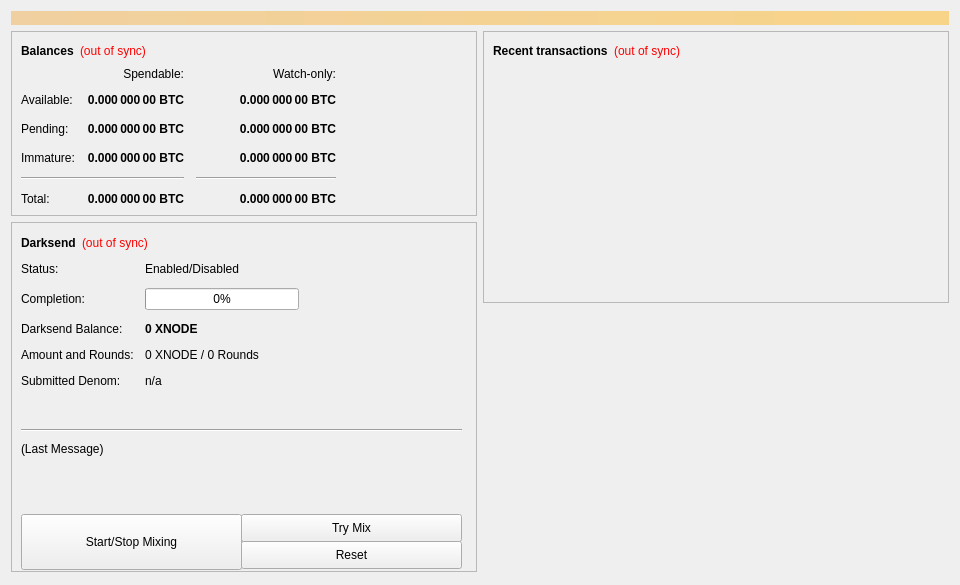
<?xml version="1.0" encoding="UTF-8"?>
<ui version="4.0">
 <class>OverviewPage</class>
 <widget class="QWidget" name="OverviewPage">
  <property name="geometry">
   <rect>
    <x>0</x>
    <y>0</y>
    <width>960</width>
    <height>585</height>
   </rect>
  </property>
  <property name="minimumSize">
   <size>
    <width>960</width>
    <height>0</height>
   </size>
  </property>
  <property name="windowTitle">
   <string>Form</string>
  </property>
  <layout class="QVBoxLayout" name="topLayout">
   <item>
    <widget class="QLabel" name="labelAlerts">
     <property name="visible">
      <bool>false</bool>
     </property>
     <property name="styleSheet">
      <string notr="true">background-color: qlineargradient(x1: 0, y1: 0, x2: 1, y2: 0, stop:0 #F0D0A0, stop:1 #F8D488); color:#000000;</string>
     </property>
     <property name="wordWrap">
      <bool>true</bool>
     </property>
     <property name="margin">
      <number>3</number>
     </property>
    </widget>
   </item>
   <item>
    <layout class="QHBoxLayout" name="horizontalLayout" stretch="1,1">
     <item>
      <layout class="QVBoxLayout" name="verticalLayout_2">
       <item>
        <widget class="QFrame" name="frame">
         <property name="frameShape">
          <enum>QFrame::StyledPanel</enum>
         </property>
         <property name="frameShadow">
          <enum>QFrame::Raised</enum>
         </property>
         <layout class="QVBoxLayout" name="verticalLayout_4">
          <item>
           <layout class="QHBoxLayout" name="horizontalLayout_4">
            <item>
             <widget class="QLabel" name="label_5">
              <property name="font">
               <font>
                <weight>75</weight>
                <bold>true</bold>
               </font>
              </property>
              <property name="text">
               <string>Balances</string>
              </property>
             </widget>
            </item>
            <item>
             <widget class="QLabel" name="labelWalletStatus">
              <property name="cursor">
               <cursorShape>WhatsThisCursor</cursorShape>
              </property>
              <property name="toolTip">
               <string>The displayed information may be out of date. Your wallet automatically synchronizes with the BitNodesPro network after a connection is established, but this process has not completed yet.</string>
              </property>
              <property name="styleSheet">
               <string notr="true">QLabel { color: red; }</string>
              </property>
              <property name="text">
               <string notr="true">(out of sync)</string>
              </property>
              <property name="alignment">
               <set>Qt::AlignLeading|Qt::AlignLeft|Qt::AlignVCenter</set>
              </property>
             </widget>
            </item>
            <item>
             <spacer name="horizontalSpacer_3">
              <property name="orientation">
               <enum>Qt::Horizontal</enum>
              </property>
              <property name="sizeHint" stdset="0">
               <size>
                <width>40</width>
                <height>20</height>
               </size>
              </property>
             </spacer>
            </item>
           </layout>
          </item>
          <item>
           <layout class="QGridLayout" name="gridLayout">
            <property name="spacing">
             <number>12</number>
            </property>
            <item row="2" column="2">
             <widget class="QLabel" name="labelWatchPending">
              <property name="font">
               <font>
                <weight>75</weight>
                <bold>true</bold>
               </font>
              </property>
              <property name="cursor">
               <cursorShape>IBeamCursor</cursorShape>
              </property>
              <property name="toolTip">
               <string>Unconfirmed transactions to watch-only addresses</string>
              </property>
              <property name="text">
               <string notr="true">0.000 000 00 BTC</string>
              </property>
              <property name="alignment">
               <set>Qt::AlignRight|Qt::AlignTrailing|Qt::AlignVCenter</set>
              </property>
              <property name="textInteractionFlags">
               <set>Qt::LinksAccessibleByMouse|Qt::TextSelectableByKeyboard|Qt::TextSelectableByMouse</set>
              </property>
             </widget>
            </item>
            <item row="2" column="1">
             <widget class="QLabel" name="labelUnconfirmed">
              <property name="font">
               <font>
                <weight>75</weight>
                <bold>true</bold>
               </font>
              </property>
              <property name="cursor">
               <cursorShape>IBeamCursor</cursorShape>
              </property>
              <property name="toolTip">
               <string>Total of transactions that have yet to be confirmed, and do not yet count toward the spendable balance</string>
              </property>
              <property name="text">
               <string notr="true">0.000 000 00 BTC</string>
              </property>
              <property name="alignment">
               <set>Qt::AlignRight|Qt::AlignTrailing|Qt::AlignVCenter</set>
              </property>
              <property name="textInteractionFlags">
               <set>Qt::LinksAccessibleByMouse|Qt::TextSelectableByKeyboard|Qt::TextSelectableByMouse</set>
              </property>
             </widget>
            </item>
            <item row="3" column="2">
             <widget class="QLabel" name="labelWatchImmature">
              <property name="font">
               <font>
                <weight>75</weight>
                <bold>true</bold>
               </font>
              </property>
              <property name="cursor">
               <cursorShape>IBeamCursor</cursorShape>
              </property>
              <property name="toolTip">
               <string>Mined balance in watch-only addresses that has not yet matured</string>
              </property>
              <property name="text">
               <string notr="true">0.000 000 00 BTC</string>
              </property>
              <property name="alignment">
               <set>Qt::AlignRight|Qt::AlignTrailing|Qt::AlignVCenter</set>
              </property>
              <property name="textInteractionFlags">
               <set>Qt::LinksAccessibleByMouse|Qt::TextSelectableByKeyboard|Qt::TextSelectableByMouse</set>
              </property>
             </widget>
            </item>
            <item row="4" column="0" colspan="2">
             <widget class="Line" name="lineSpendableBalance">
              <property name="orientation">
               <enum>Qt::Horizontal</enum>
              </property>
             </widget>
            </item>
            <item row="4" column="2">
             <widget class="Line" name="lineWatchBalance">
              <property name="sizePolicy">
               <sizepolicy hsizetype="Preferred" vsizetype="Fixed">
                <horstretch>0</horstretch>
                <verstretch>0</verstretch>
               </sizepolicy>
              </property>
              <property name="minimumSize">
               <size>
                <width>140</width>
                <height>0</height>
               </size>
              </property>
              <property name="orientation">
               <enum>Qt::Horizontal</enum>
              </property>
             </widget>
            </item>
            <item row="5" column="0">
             <widget class="QLabel" name="labelTotalText">
              <property name="text">
               <string>Total:</string>
              </property>
             </widget>
            </item>
            <item row="3" column="1">
             <widget class="QLabel" name="labelImmature">
              <property name="font">
               <font>
                <weight>75</weight>
                <bold>true</bold>
               </font>
              </property>
              <property name="cursor">
               <cursorShape>IBeamCursor</cursorShape>
              </property>
              <property name="toolTip">
               <string>Mined balance that has not yet matured</string>
              </property>
              <property name="text">
               <string notr="true">0.000 000 00 BTC</string>
              </property>
              <property name="alignment">
               <set>Qt::AlignRight|Qt::AlignTrailing|Qt::AlignVCenter</set>
              </property>
              <property name="textInteractionFlags">
               <set>Qt::LinksAccessibleByMouse|Qt::TextSelectableByKeyboard|Qt::TextSelectableByMouse</set>
              </property>
             </widget>
            </item>
            <item row="2" column="3">
             <spacer name="horizontalSpacer_2">
              <property name="orientation">
               <enum>Qt::Horizontal</enum>
              </property>
              <property name="sizeHint" stdset="0">
               <size>
                <width>40</width>
                <height>20</height>
               </size>
              </property>
             </spacer>
            </item>
            <item row="3" column="0">
             <widget class="QLabel" name="labelImmatureText">
              <property name="text">
               <string>Immature:</string>
              </property>
             </widget>
            </item>
            <item row="5" column="1">
             <widget class="QLabel" name="labelTotal">
              <property name="font">
               <font>
                <weight>75</weight>
                <bold>true</bold>
               </font>
              </property>
              <property name="cursor">
               <cursorShape>IBeamCursor</cursorShape>
              </property>
              <property name="toolTip">
               <string>Your current total balance</string>
              </property>
              <property name="text">
               <string notr="true">0.000 000 00 BTC</string>
              </property>
              <property name="alignment">
               <set>Qt::AlignRight|Qt::AlignTrailing|Qt::AlignVCenter</set>
              </property>
              <property name="textInteractionFlags">
               <set>Qt::LinksAccessibleByMouse|Qt::TextSelectableByKeyboard|Qt::TextSelectableByMouse</set>
              </property>
             </widget>
            </item>
            <item row="5" column="2">
             <widget class="QLabel" name="labelWatchTotal">
              <property name="font">
               <font>
                <weight>75</weight>
                <bold>true</bold>
               </font>
              </property>
              <property name="cursor">
               <cursorShape>IBeamCursor</cursorShape>
              </property>
              <property name="toolTip">
               <string>Current total balance in watch-only addresses</string>
              </property>
              <property name="text">
               <string notr="true">0.000 000 00 BTC</string>
              </property>
              <property name="alignment">
               <set>Qt::AlignRight|Qt::AlignTrailing|Qt::AlignVCenter</set>
              </property>
              <property name="textInteractionFlags">
               <set>Qt::LinksAccessibleByMouse|Qt::TextSelectableByKeyboard|Qt::TextSelectableByMouse</set>
              </property>
             </widget>
            </item>
            <item row="0" column="2">
             <widget class="QLabel" name="labelWatchonly">
              <property name="text">
               <string>Watch-only:</string>
              </property>
              <property name="alignment">
               <set>Qt::AlignRight|Qt::AlignTrailing|Qt::AlignVCenter</set>
              </property>
             </widget>
            </item>
            <item row="1" column="0">
             <widget class="QLabel" name="labelBalanceText">
              <property name="text">
               <string>Available:</string>
              </property>
             </widget>
            </item>
            <item row="1" column="1">
             <widget class="QLabel" name="labelBalance">
              <property name="font">
               <font>
                <weight>75</weight>
                <bold>true</bold>
               </font>
              </property>
              <property name="cursor">
               <cursorShape>IBeamCursor</cursorShape>
              </property>
              <property name="toolTip">
               <string>Your current spendable balance</string>
              </property>
              <property name="text">
               <string notr="true">0.000 000 00 BTC</string>
              </property>
              <property name="alignment">
               <set>Qt::AlignRight|Qt::AlignTrailing|Qt::AlignVCenter</set>
              </property>
              <property name="textInteractionFlags">
               <set>Qt::LinksAccessibleByMouse|Qt::TextSelectableByKeyboard|Qt::TextSelectableByMouse</set>
              </property>
             </widget>
            </item>
            <item row="1" column="2">
             <widget class="QLabel" name="labelWatchAvailable">
              <property name="font">
               <font>
                <weight>75</weight>
                <bold>true</bold>
               </font>
              </property>
              <property name="cursor">
               <cursorShape>IBeamCursor</cursorShape>
              </property>
              <property name="toolTip">
               <string>Your current balance in watch-only addresses</string>
              </property>
              <property name="text">
               <string notr="true">0.000 000 00 BTC</string>
              </property>
              <property name="alignment">
               <set>Qt::AlignRight|Qt::AlignTrailing|Qt::AlignVCenter</set>
              </property>
              <property name="textInteractionFlags">
               <set>Qt::LinksAccessibleByMouse|Qt::TextSelectableByKeyboard|Qt::TextSelectableByMouse</set>
              </property>
             </widget>
            </item>
            <item row="2" column="0">
             <widget class="QLabel" name="labelPendingText">
              <property name="text">
               <string>Pending:</string>
              </property>
             </widget>
            </item>
            <item row="0" column="1">
             <widget class="QLabel" name="labelSpendable">
              <property name="text">
               <string>Spendable:</string>
              </property>
              <property name="alignment">
               <set>Qt::AlignRight|Qt::AlignTrailing|Qt::AlignVCenter</set>
              </property>
             </widget>
            </item>
           </layout>
          </item>
         </layout>
        </widget>
       </item>
       <item>
        <widget class="QFrame" name="frameDarksend">
         <property name="minimumSize">
          <size>
           <width>0</width>
           <height>350</height>
          </size>
         </property>
         <property name="layoutDirection">
          <enum>Qt::LeftToRight</enum>
         </property>
         <property name="frameShape">
          <enum>QFrame::StyledPanel</enum>
         </property>
         <property name="frameShadow">
          <enum>QFrame::Raised</enum>
         </property>
         <widget class="QWidget" name="formLayoutWidget">
          <property name="geometry">
           <rect>
            <x>10</x>
            <y>40</y>
            <width>451</width>
            <height>161</height>
           </rect>
          </property>
          <layout class="QFormLayout" name="formLayout">
           <property name="fieldGrowthPolicy">
            <enum>QFormLayout::AllNonFixedFieldsGrow</enum>
           </property>
           <property name="horizontalSpacing">
            <number>11</number>
           </property>
           <property name="verticalSpacing">
            <number>12</number>
           </property>
           <item row="0" column="0">
            <widget class="QLabel" name="label_6">
             <property name="text">
              <string>Status:</string>
             </property>
            </widget>
           </item>
           <item row="1" column="0">
            <widget class="QLabel" name="label_7">
             <property name="text">
              <string>Completion:</string>
             </property>
            </widget>
           </item>
           <item row="1" column="1">
            <widget class="QProgressBar" name="darksendProgress">
             <property name="maximumSize">
              <size>
               <width>154</width>
               <height>16777215</height>
              </size>
             </property>
             <property name="value">
              <number>0</number>
             </property>
            </widget>
           </item>
           <item row="2" column="0">
            <widget class="QLabel" name="labelAnonymizedText">
             <property name="text">
              <string>Darksend Balance:</string>
             </property>
            </widget>
           </item>
           <item row="2" column="1">
            <widget class="QLabel" name="labelAnonymized">
             <property name="font">
              <font>
               <weight>75</weight>
               <bold>true</bold>
              </font>
             </property>
             <property name="text">
              <string notr="true">0 XNODE</string>
             </property>
            </widget>
           </item>
           <item row="3" column="0">
            <widget class="QLabel" name="label_8">
             <property name="text">
              <string>Amount and Rounds:</string>
             </property>
            </widget>
           </item>
           <item row="3" column="1">
            <widget class="QLabel" name="labelAmountRounds">
             <property name="text">
              <string>0 XNODE / 0 Rounds</string>
             </property>
            </widget>
           </item>
           <item row="4" column="0">
            <widget class="QLabel" name="label_9">
             <property name="text">
              <string>Submitted Denom:</string>
             </property>
            </widget>
           </item>
           <item row="4" column="1">
            <widget class="QLabel" name="labelSubmittedDenom">
             <property name="toolTip">
              <string>The denominations you submitted to the Masternode.&lt;br&gt;To mix, other users must submit the exact same denominations.</string>
             </property>
             <property name="text">
              <string>n/a</string>
             </property>
            </widget>
           </item>
           <item row="0" column="1">
            <widget class="QLabel" name="darksendEnabled">
             <property name="text">
              <string>Enabled/Disabled</string>
             </property>
            </widget>
           </item>
          </layout>
         </widget>
         <widget class="QPushButton" name="runAutoDenom">
          <property name="geometry">
           <rect>
            <x>251</x>
            <y>17</y>
            <width>1</width>
            <height>1</height>
           </rect>
          </property>
          <property name="palette">
           <palette>
            <active>
             <colorrole role="WindowText">
              <brush brushstyle="SolidPattern">
               <color alpha="255">
                <red>0</red>
                <green>0</green>
                <blue>0</blue>
               </color>
              </brush>
             </colorrole>
             <colorrole role="Button">
              <brush brushstyle="SolidPattern">
               <color alpha="255">
                <red>239</red>
                <green>238</green>
                <blue>238</blue>
               </color>
              </brush>
             </colorrole>
             <colorrole role="Light">
              <brush brushstyle="SolidPattern">
               <color alpha="255">
                <red>255</red>
                <green>255</green>
                <blue>255</blue>
               </color>
              </brush>
             </colorrole>
             <colorrole role="Midlight">
              <brush brushstyle="SolidPattern">
               <color alpha="255">
                <red>247</red>
                <green>246</green>
                <blue>246</blue>
               </color>
              </brush>
             </colorrole>
             <colorrole role="Dark">
              <brush brushstyle="SolidPattern">
               <color alpha="255">
                <red>119</red>
                <green>119</green>
                <blue>119</blue>
               </color>
              </brush>
             </colorrole>
             <colorrole role="Mid">
              <brush brushstyle="SolidPattern">
               <color alpha="255">
                <red>159</red>
                <green>159</green>
                <blue>159</blue>
               </color>
              </brush>
             </colorrole>
             <colorrole role="Text">
              <brush brushstyle="SolidPattern">
               <color alpha="255">
                <red>0</red>
                <green>0</green>
                <blue>0</blue>
               </color>
              </brush>
             </colorrole>
             <colorrole role="BrightText">
              <brush brushstyle="SolidPattern">
               <color alpha="255">
                <red>255</red>
                <green>255</green>
                <blue>255</blue>
               </color>
              </brush>
             </colorrole>
             <colorrole role="ButtonText">
              <brush brushstyle="SolidPattern">
               <color alpha="255">
                <red>0</red>
                <green>0</green>
                <blue>0</blue>
               </color>
              </brush>
             </colorrole>
             <colorrole role="Base">
              <brush brushstyle="SolidPattern">
               <color alpha="255">
                <red>255</red>
                <green>255</green>
                <blue>255</blue>
               </color>
              </brush>
             </colorrole>
             <colorrole role="Window">
              <brush brushstyle="SolidPattern">
               <color alpha="255">
                <red>239</red>
                <green>238</green>
                <blue>238</blue>
               </color>
              </brush>
             </colorrole>
             <colorrole role="Shadow">
              <brush brushstyle="SolidPattern">
               <color alpha="255">
                <red>0</red>
                <green>0</green>
                <blue>0</blue>
               </color>
              </brush>
             </colorrole>
             <colorrole role="AlternateBase">
              <brush brushstyle="SolidPattern">
               <color alpha="255">
                <red>247</red>
                <green>246</green>
                <blue>246</blue>
               </color>
              </brush>
             </colorrole>
             <colorrole role="ToolTipBase">
              <brush brushstyle="SolidPattern">
               <color alpha="255">
                <red>255</red>
                <green>255</green>
                <blue>220</blue>
               </color>
              </brush>
             </colorrole>
             <colorrole role="ToolTipText">
              <brush brushstyle="SolidPattern">
               <color alpha="255">
                <red>0</red>
                <green>0</green>
                <blue>0</blue>
               </color>
              </brush>
             </colorrole>
            </active>
            <inactive>
             <colorrole role="WindowText">
              <brush brushstyle="SolidPattern">
               <color alpha="255">
                <red>0</red>
                <green>0</green>
                <blue>0</blue>
               </color>
              </brush>
             </colorrole>
             <colorrole role="Button">
              <brush brushstyle="SolidPattern">
               <color alpha="255">
                <red>239</red>
                <green>238</green>
                <blue>238</blue>
               </color>
              </brush>
             </colorrole>
             <colorrole role="Light">
              <brush brushstyle="SolidPattern">
               <color alpha="255">
                <red>255</red>
                <green>255</green>
                <blue>255</blue>
               </color>
              </brush>
             </colorrole>
             <colorrole role="Midlight">
              <brush brushstyle="SolidPattern">
               <color alpha="255">
                <red>247</red>
                <green>246</green>
                <blue>246</blue>
               </color>
              </brush>
             </colorrole>
             <colorrole role="Dark">
              <brush brushstyle="SolidPattern">
               <color alpha="255">
                <red>119</red>
                <green>119</green>
                <blue>119</blue>
               </color>
              </brush>
             </colorrole>
             <colorrole role="Mid">
              <brush brushstyle="SolidPattern">
               <color alpha="255">
                <red>159</red>
                <green>159</green>
                <blue>159</blue>
               </color>
              </brush>
             </colorrole>
             <colorrole role="Text">
              <brush brushstyle="SolidPattern">
               <color alpha="255">
                <red>0</red>
                <green>0</green>
                <blue>0</blue>
               </color>
              </brush>
             </colorrole>
             <colorrole role="BrightText">
              <brush brushstyle="SolidPattern">
               <color alpha="255">
                <red>255</red>
                <green>255</green>
                <blue>255</blue>
               </color>
              </brush>
             </colorrole>
             <colorrole role="ButtonText">
              <brush brushstyle="SolidPattern">
               <color alpha="255">
                <red>0</red>
                <green>0</green>
                <blue>0</blue>
               </color>
              </brush>
             </colorrole>
             <colorrole role="Base">
              <brush brushstyle="SolidPattern">
               <color alpha="255">
                <red>255</red>
                <green>255</green>
                <blue>255</blue>
               </color>
              </brush>
             </colorrole>
             <colorrole role="Window">
              <brush brushstyle="SolidPattern">
               <color alpha="255">
                <red>239</red>
                <green>238</green>
                <blue>238</blue>
               </color>
              </brush>
             </colorrole>
             <colorrole role="Shadow">
              <brush brushstyle="SolidPattern">
               <color alpha="255">
                <red>0</red>
                <green>0</green>
                <blue>0</blue>
               </color>
              </brush>
             </colorrole>
             <colorrole role="AlternateBase">
              <brush brushstyle="SolidPattern">
               <color alpha="255">
                <red>247</red>
                <green>246</green>
                <blue>246</blue>
               </color>
              </brush>
             </colorrole>
             <colorrole role="ToolTipBase">
              <brush brushstyle="SolidPattern">
               <color alpha="255">
                <red>255</red>
                <green>255</green>
                <blue>220</blue>
               </color>
              </brush>
             </colorrole>
             <colorrole role="ToolTipText">
              <brush brushstyle="SolidPattern">
               <color alpha="255">
                <red>0</red>
                <green>0</green>
                <blue>0</blue>
               </color>
              </brush>
             </colorrole>
            </inactive>
            <disabled>
             <colorrole role="WindowText">
              <brush brushstyle="SolidPattern">
               <color alpha="255">
                <red>119</red>
                <green>119</green>
                <blue>119</blue>
               </color>
              </brush>
             </colorrole>
             <colorrole role="Button">
              <brush brushstyle="SolidPattern">
               <color alpha="255">
                <red>239</red>
                <green>238</green>
                <blue>238</blue>
               </color>
              </brush>
             </colorrole>
             <colorrole role="Light">
              <brush brushstyle="SolidPattern">
               <color alpha="255">
                <red>255</red>
                <green>255</green>
                <blue>255</blue>
               </color>
              </brush>
             </colorrole>
             <colorrole role="Midlight">
              <brush brushstyle="SolidPattern">
               <color alpha="255">
                <red>247</red>
                <green>246</green>
                <blue>246</blue>
               </color>
              </brush>
             </colorrole>
             <colorrole role="Dark">
              <brush brushstyle="SolidPattern">
               <color alpha="255">
                <red>119</red>
                <green>119</green>
                <blue>119</blue>
               </color>
              </brush>
             </colorrole>
             <colorrole role="Mid">
              <brush brushstyle="SolidPattern">
               <color alpha="255">
                <red>159</red>
                <green>159</green>
                <blue>159</blue>
               </color>
              </brush>
             </colorrole>
             <colorrole role="Text">
              <brush brushstyle="SolidPattern">
               <color alpha="255">
                <red>119</red>
                <green>119</green>
                <blue>119</blue>
               </color>
              </brush>
             </colorrole>
             <colorrole role="BrightText">
              <brush brushstyle="SolidPattern">
               <color alpha="255">
                <red>255</red>
                <green>255</green>
                <blue>255</blue>
               </color>
              </brush>
             </colorrole>
             <colorrole role="ButtonText">
              <brush brushstyle="SolidPattern">
               <color alpha="255">
                <red>119</red>
                <green>119</green>
                <blue>119</blue>
               </color>
              </brush>
             </colorrole>
             <colorrole role="Base">
              <brush brushstyle="SolidPattern">
               <color alpha="255">
                <red>239</red>
                <green>238</green>
                <blue>238</blue>
               </color>
              </brush>
             </colorrole>
             <colorrole role="Window">
              <brush brushstyle="SolidPattern">
               <color alpha="255">
                <red>239</red>
                <green>238</green>
                <blue>238</blue>
               </color>
              </brush>
             </colorrole>
             <colorrole role="Shadow">
              <brush brushstyle="SolidPattern">
               <color alpha="255">
                <red>0</red>
                <green>0</green>
                <blue>0</blue>
               </color>
              </brush>
             </colorrole>
             <colorrole role="AlternateBase">
              <brush brushstyle="SolidPattern">
               <color alpha="255">
                <red>239</red>
                <green>238</green>
                <blue>238</blue>
               </color>
              </brush>
             </colorrole>
             <colorrole role="ToolTipBase">
              <brush brushstyle="SolidPattern">
               <color alpha="255">
                <red>255</red>
                <green>255</green>
                <blue>220</blue>
               </color>
              </brush>
             </colorrole>
             <colorrole role="ToolTipText">
              <brush brushstyle="SolidPattern">
               <color alpha="255">
                <red>0</red>
                <green>0</green>
                <blue>0</blue>
               </color>
              </brush>
             </colorrole>
            </disabled>
           </palette>
          </property>
          <property name="focusPolicy">
           <enum>Qt::NoFocus</enum>
          </property>
          <property name="autoFillBackground">
           <bool>true</bool>
          </property>
          <property name="text">
           <string/>
          </property>
          <property name="flat">
           <bool>true</bool>
          </property>
         </widget>
         <widget class="QPushButton" name="toggleDarksend">
          <property name="geometry">
           <rect>
            <x>10</x>
            <y>292</y>
            <width>221</width>
            <height>56</height>
           </rect>
          </property>
          <property name="sizePolicy">
           <sizepolicy hsizetype="MinimumExpanding" vsizetype="Fixed">
            <horstretch>0</horstretch>
            <verstretch>0</verstretch>
           </sizepolicy>
          </property>
          <property name="text">
           <string>Start/Stop Mixing</string>
          </property>
         </widget>
         <widget class="Line" name="lineLastMessage">
          <property name="geometry">
           <rect>
            <x>10</x>
            <y>200</y>
            <width>441</width>
            <height>16</height>
           </rect>
          </property>
          <property name="orientation">
           <enum>Qt::Horizontal</enum>
          </property>
         </widget>
         <widget class="QLabel" name="darksendStatus">
          <property name="geometry">
           <rect>
            <x>10</x>
            <y>220</y>
            <width>451</width>
            <height>61</height>
           </rect>
          </property>
          <property name="minimumSize">
           <size>
            <width>288</width>
            <height>43</height>
           </size>
          </property>
          <property name="text">
           <string>(Last Message)</string>
          </property>
          <property name="alignment">
           <set>Qt::AlignLeading|Qt::AlignLeft|Qt::AlignTop</set>
          </property>
          <property name="wordWrap">
           <bool>true</bool>
          </property>
         </widget>
         <widget class="QPushButton" name="darksendAuto">
          <property name="geometry">
           <rect>
            <x>230</x>
            <y>292</y>
            <width>221</width>
            <height>28</height>
           </rect>
          </property>
          <property name="sizePolicy">
           <sizepolicy hsizetype="MinimumExpanding" vsizetype="Fixed">
            <horstretch>0</horstretch>
            <verstretch>0</verstretch>
           </sizepolicy>
          </property>
          <property name="toolTip">
           <string>Try to manually submit a Darksend request.</string>
          </property>
          <property name="text">
           <string>Try Mix</string>
          </property>
         </widget>
         <widget class="QPushButton" name="darksendReset">
          <property name="geometry">
           <rect>
            <x>230</x>
            <y>319</y>
            <width>221</width>
            <height>28</height>
           </rect>
          </property>
          <property name="sizePolicy">
           <sizepolicy hsizetype="MinimumExpanding" vsizetype="Fixed">
            <horstretch>0</horstretch>
            <verstretch>0</verstretch>
           </sizepolicy>
          </property>
          <property name="toolTip">
           <string>Reset the current status of Darksend (can interrupt Darksend if it's in the process of Mixing, which can cost you money!)</string>
          </property>
          <property name="autoFillBackground">
           <bool>false</bool>
          </property>
          <property name="text">
           <string>Reset</string>
          </property>
         </widget>
         <widget class="QWidget" name="layoutWidget">
          <property name="geometry">
           <rect>
            <x>10</x>
            <y>10</y>
            <width>431</width>
            <height>22</height>
           </rect>
          </property>
          <layout class="QHBoxLayout" name="horizontalLayout_5">
           <item>
            <widget class="QLabel" name="label_2">
             <property name="font">
              <font>
               <weight>75</weight>
               <bold>true</bold>
              </font>
             </property>
             <property name="text">
              <string>Darksend</string>
             </property>
            </widget>
           </item>
           <item>
            <widget class="QLabel" name="labelDarksendSyncStatus">
             <property name="toolTip">
              <string>The displayed information may be out of date. Your wallet automatically synchronizes with the BitNodesPro network after a connection is established, but this process has not completed yet.</string>
             </property>
             <property name="styleSheet">
              <string notr="true">QLabel { color: red; }</string>
             </property>
             <property name="text">
              <string notr="true">(out of sync)</string>
             </property>
             <property name="alignment">
              <set>Qt::AlignLeading|Qt::AlignLeft|Qt::AlignVCenter</set>
             </property>
            </widget>
           </item>
           <item>
            <spacer name="horizontalSpacer_4">
             <property name="orientation">
              <enum>Qt::Horizontal</enum>
             </property>
             <property name="sizeHint" stdset="0">
              <size>
               <width>40</width>
               <height>20</height>
              </size>
             </property>
            </spacer>
           </item>
          </layout>
         </widget>
        </widget>
       </item>
       <item>
        <spacer name="verticalSpacer">
         <property name="orientation">
          <enum>Qt::Vertical</enum>
         </property>
         <property name="sizeHint" stdset="0">
          <size>
           <width>20</width>
           <height>40</height>
          </size>
         </property>
        </spacer>
       </item>
      </layout>
     </item>
     <item>
      <layout class="QVBoxLayout" name="verticalLayout_3">
       <item>
        <widget class="QFrame" name="frame_2">
         <property name="frameShape">
          <enum>QFrame::StyledPanel</enum>
         </property>
         <property name="frameShadow">
          <enum>QFrame::Raised</enum>
         </property>
         <layout class="QVBoxLayout" name="verticalLayout">
          <item>
           <layout class="QHBoxLayout" name="horizontalLayout_2">
            <item>
             <widget class="QLabel" name="label_4">
              <property name="font">
               <font>
                <weight>75</weight>
                <bold>true</bold>
               </font>
              </property>
              <property name="text">
               <string>Recent transactions</string>
              </property>
             </widget>
            </item>
            <item>
             <widget class="QLabel" name="labelTransactionsStatus">
              <property name="cursor">
               <cursorShape>WhatsThisCursor</cursorShape>
              </property>
              <property name="toolTip">
               <string>The displayed information may be out of date. Your wallet automatically synchronizes with the BitNodesPro network after a connection is established, but this process has not completed yet.</string>
              </property>
              <property name="styleSheet">
               <string notr="true">QLabel { color: red; }</string>
              </property>
              <property name="text">
               <string notr="true">(out of sync)</string>
              </property>
              <property name="alignment">
               <set>Qt::AlignRight|Qt::AlignTrailing|Qt::AlignVCenter</set>
              </property>
             </widget>
            </item>
            <item>
             <spacer name="horizontalSpacer">
              <property name="orientation">
               <enum>Qt::Horizontal</enum>
              </property>
              <property name="sizeHint" stdset="0">
               <size>
                <width>40</width>
                <height>20</height>
               </size>
              </property>
             </spacer>
            </item>
           </layout>
          </item>
          <item>
           <widget class="QListView" name="listTransactions">
            <property name="styleSheet">
             <string notr="true">QListView { background: transparent; }</string>
            </property>
            <property name="frameShape">
             <enum>QFrame::NoFrame</enum>
            </property>
            <property name="verticalScrollBarPolicy">
             <enum>Qt::ScrollBarAlwaysOff</enum>
            </property>
            <property name="horizontalScrollBarPolicy">
             <enum>Qt::ScrollBarAlwaysOff</enum>
            </property>
            <property name="selectionMode">
             <enum>QAbstractItemView::NoSelection</enum>
            </property>
           </widget>
          </item>
         </layout>
        </widget>
       </item>
       <item>
        <spacer name="verticalSpacer_2">
         <property name="orientation">
          <enum>Qt::Vertical</enum>
         </property>
         <property name="sizeHint" stdset="0">
          <size>
           <width>20</width>
           <height>40</height>
          </size>
         </property>
        </spacer>
       </item>
      </layout>
     </item>
    </layout>
   </item>
  </layout>
 </widget>
 <resources/>
 <connections/>
</ui>
